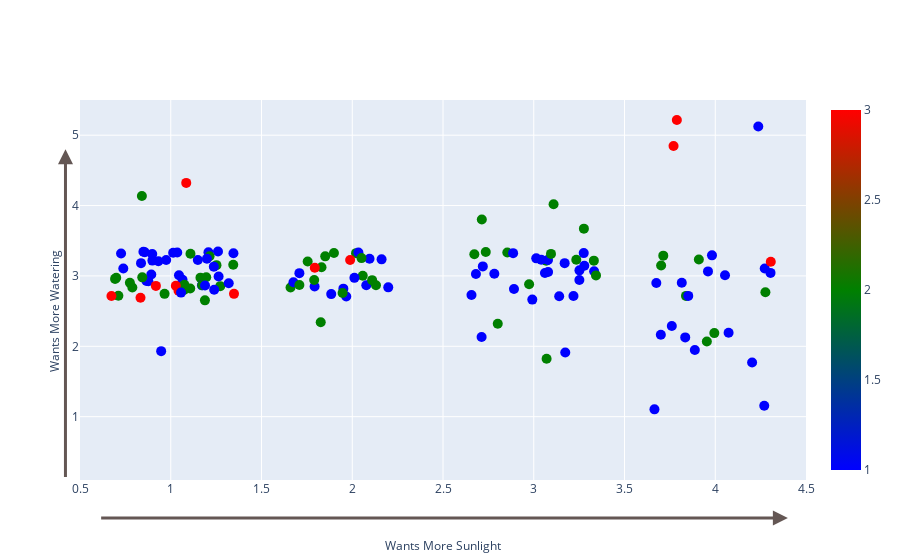

The code cell stored with this chart in its notebook:
### Code cell
marker_details = dict(
    size=10,
    colorscale=["blue", "green", "red"], #'Viridis', 
    showscale=True,
)


# Will want to hide scales for this one... 
data=go.Scatter(
    x=plotting_df["Sunlight_jittered"], y=plotting_df["Watering_jittered"], mode="markers",
    text=plotting_df["Plant_Name"], marker_color=plotting_df["Maintenance_Ordinal"],
    marker=marker_details
) 

xstart = 0.8
xmin = 2
padding = 0.2
ypos = -0.8

layout = go.Layout(
    xaxis=dict(range=[0.5, 4.5]),
    yaxis=dict(range=[0.1, 5.5]),
    showlegend=False,
    annotations=[
        dict(
            text="Wants More Sunlight", align="center",
            ax=2.5, x=2.5, xref="x", axref="x",
            ay=-0.2, y=-0.2, yref="paper", 
            showarrow=False,
        ),
        dict(
            ax=0.6, x=4.4, xref="x", axref="x",
            ay=-0.1, y=-0.1, yref="paper", 
            showarrow=True, arrowhead=2, arrowsize=1, arrowwidth=3,
            arrowcolor="#645754",
        ),
        dict(
            text="Wants More Watering", align="center", textangle=-90,
            ax=-0.05, x=-0.05, xref="paper", axref="x",
            ay=2.5, y=2.5, yref="y", ayref="y",
            showarrow=False
        ),
        dict(
            ax=-0.02, x=-0.02, xref="paper", 
            ay=0, y=4.8, yref="y", ayref="y",
            showarrow=True, arrowhead=2, arrowsize=1, arrowwidth=3,
            arrowcolor="#645754",
        ),

    ])

fig = go.Figure(data=data, layout=layout)
fig.show()

### Figure 1 — Plotly figure (JSON) as saved in the notebook; plotly's stock layout.template omitted (floating-point values rounded to 4 significant figures; data arrays with more than 128 entries replaced by an {"elided": "..."} marker saying what was removed)
{"data": [{"marker": {"color": {"elided": "147 int values"}, "colorscale": [[0, "blue"], [0.5, "green"], [1, "red"]], "showscale": true, "size": 10}, "mode": "markers", "text": {"elided": "147 str values"}, "type": "scatter", "x": {"elided": "147 float values"}, "y": {"elided": "147 float values"}}], "layout": {"annotations": [{"align": "center", "ax": 2.5, "axref": "x", "ay": -0.2, "showarrow": false, "text": "Wants More Sunlight", "x": 2.5, "xref": "x", "y": -0.2, "yref": "paper"}, {"arrowcolor": "#645754", "arrowhead": 2, "arrowsize": 1, "arrowwidth": 3, "ax": 0.6, "axref": "x", "ay": -0.1, "showarrow": true, "x": 4.4, "xref": "x", "y": -0.1, "yref": "paper"}, {"align": "center", "ax": -0.05, "axref": "x", "ay": 2.5, "ayref": "y", "showarrow": false, "text": "Wants More Watering", "textangle": -90, "x": -0.05, "xref": "paper", "y": 2.5, "yref": "y"}, {"arrowcolor": "#645754", "arrowhead": 2, "arrowsize": 1, "arrowwidth": 3, "ax": -0.02, "ay": 0, "ayref": "y", "showarrow": true, "x": -0.02, "xref": "paper", "y": 4.8, "yref": "y"}], "showlegend": false, "xaxis": {"range": [0.5, 4.5]}, "yaxis": {"range": [0.1, 5.5]}}}
